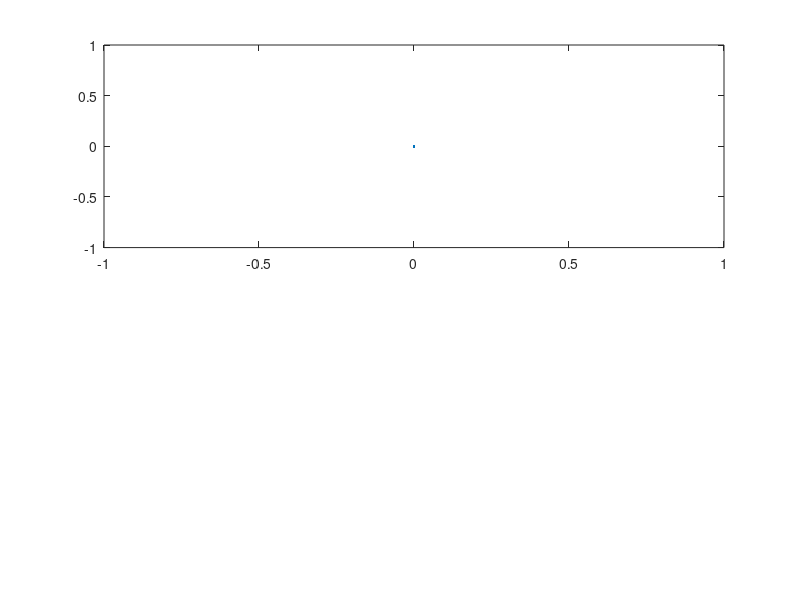

Recreate this plot in MATLAB. (Note: this script raises an error after producing the figure.)
function output_data = Experiment_Example_MATLAB()
    
    % Setup matlab figure
    figure(1); clf;           
    subplot(211); 
    h1 = plot([0],[0]);
    h1.XData = []; h1.YData = [];
    ylabel('Torque (Nm)');
    
    subplot(212);
    h2 = plot([0], [0]);
    h2.XData = []; h2.YData = [];
    ylabel('Current (A)');

    
    % Load trajectory information
    n = 1;
    filename = "../Trajectories/Torque_profile_" + n; 
    u = load(filename, "u");
    u = [-.1 0.1 0.1 0.1];
    
    function my_callback(new_data)
        t             = new_data(:,1); 
        v_out         = new_data(:,2); 
        desired_torque= new_data(:,3);
        current_sense = new_data(:,4);
        theta_2       = new_data(:,5); 
 
        N = length(t);
        
        h1.XData(end+1:end+N) = t;   % Update subplot 1
        h1.YData(end+1:end+N) = desired_torque;
        
        h2.XData(end+1:end+N) = t;   % Update subplot 2
        h2.YData(end+1:end+N) = current_sense;
%         h3.XData(end+1:end+N) = t;
%         h3.YData(end+1:end+N) = (v-R.*i)./vel;
%         h4.XData(end+1:end+N) = t;
%         h4.YData(end+1:end+N) = i;
    end

    frdm_ip  = '192.168.1.100';     % FRDM board ip
    frdm_port= 11223;               % FRDM board port
    params.callback = @my_callback; % callback function
    params.timeout  = 2;            % end of experiment timeout
     
    profile_size  = 500;
    R_motor       = 2.3;
    k_b           = 0.25;
    optional      = 0;

    input = [R_motor k_b profile_size u];    % input sent to FRDM board
    output_size = 5;    % number of outputs expected
    
    output_data = RunExperiment(frdm_ip,frdm_port,input,output_size,params);

end
